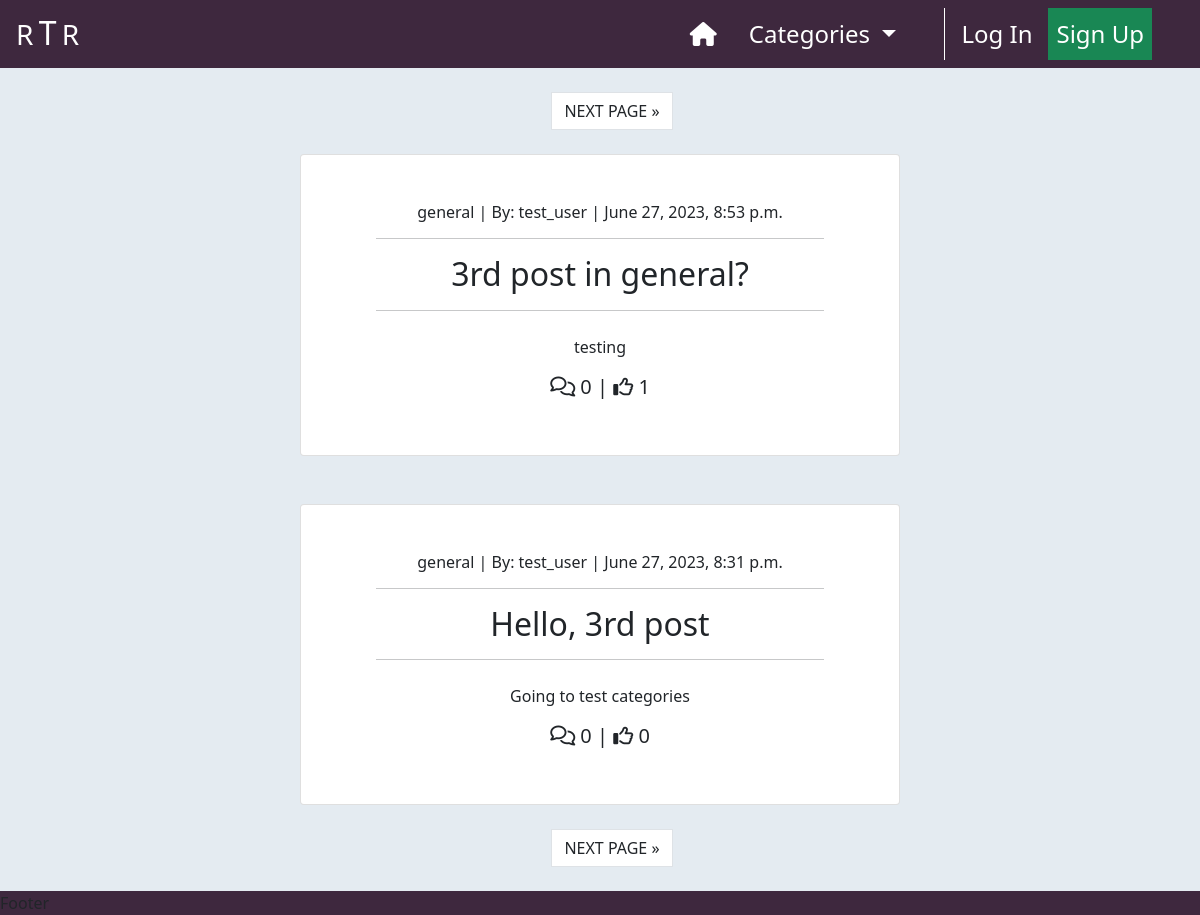
The page / on the database its author committed.
### newssite/models.py (models this page shows, shortened)
class Post(models.Model):
    title = models.CharField(max_length=200, unique=True)
    slug = models.SlugField(max_length=200, unique=True, blank=True)
    author = models.ForeignKey(
        User,
        on_delete=models.CASCADE,
        related_name='posts'
    )
    updated_on_date = models.DateTimeField(auto_now=True)
    excerpt = models.TextField(max_length=300, blank=True)
    content = models.TextField()
    category = models.ForeignKey(
        Category,
        max_length=30,
        null=True,
        blank=True,
        on_delete=models.SET_NULL
    )
    featured_image = CloudinaryField('image', default='placeholder')
    created_on = models.DateTimeField(auto_now_add=True)
    status = models.IntegerField(choices=STATUS, default=1)
    likes = models.ManyToManyField(User, related_name='likes', blank=True)
    class Meta:
        ordering = ['-created_on']

class Category(models.Model):
    class Meta:
        verbose_name_plural = 'Categories'
    friendly_name = models.CharField(max_length=254)
    name = models.CharField(max_length=254, null=True, blank=True)
    def __str__(self):
        return self.name

### newssite/views.py (the view)
# urls.py: path('', views.PostList.as_view(), name="index"),
class PostList(ListView):
    model = Post
    ordering = ['-created_on']
    template_name = "newssite/index.html"
    paginate_by = 2
    def get_queryset(self):
        category = self.request.GET.get('category')
        if category is not None:
            return Post.objects.filter(
                    category=category
                   ).order_by('-created_on')
        else:
            return Post.objects.all().order_by('-created_on')
    def get_context_data(self, **kwargs):
        context = super().get_context_data(**kwargs)
        context["category"] = self.request.GET.get('category', None)
        return context

### newssite/context_processors.py (called while the page is built)
def categories(request):
    return {
        'categories': Category.objects.all()
    }

### newssite/templates/newssite/index.html (shortened to what this page needs)
{% extends "base.html" %}
{% load static %}
{% block content %}
    <div class="container-fluid p-0">
        {% if is_paginated %}
            <nav aria-label="Upper page navigation">
                <ul class="pagination justify-content-center mt-4">
                    {% if page_obj.has_next %}
                        <li>
                            <a href="?page={{ page_obj.next_page_number }}{% if category != None %}&category={{ category }}{% endif %}"
                               class="page-link text-dark ms-4">
                                NEXT PAGE &raquo;
                            </a>
                        </li>
                    {% endif %}
                </ul>
            </nav>
        {% endif %}
        <div class="row g-0">
            <div class="col-md-8 col-lg-6 offset-md-2 offset-lg-3 text-center">
                {% for post in post_list %}
                    <div class="card card-border {% if is_paginated and forloop.first %}
                                                    mt-2
                                                 {% else %}
                                                    mt-5
                                                {% endif %}
                                                ">
                        <a href="{% url 'post_detail' post.slug %}"
                            class="post-detail-link d-block my-5 text-dark text-decoration-none">
                            <h6>{{ post.category.name }} | By: {{ post.author | safe }}
                                <span class="post-date"> | {{ post.created_on }}</span>
                            </h6>
                            <hr class="w-75" style="margin-left: 12.5%;">
                            <h2 class="card-title">
                                {{ post.title }}
                            </h2>
                            <hr class="w-75" style="margin-left: 12.5%;">
                            {% if post.excerpt %}
                                <p class="mt-4 mx-2">{{ post.excerpt }}</p>
                            {% endif %}
                            <h5>
                                <span><i class="fa-regular fa-comments"></i> {{ post.comments.count }}</span> |
                                <span><i class="fa-regular fa-thumbs-up"></i> {{ post.likes.count }}</span>
                            </h5>
                        </a>
                    </div>
                {% endfor %}
                {% if is_paginated %}
                    <nav aria-label="Upper page navigation">
                        <ul class="pagination justify-content-center mt-4 mb-4">
                            {% if page_obj.has_next %}
                                <li>
                                    <a href="?page={{ page_obj.next_page_number }}{% if category != None %}&category={{ category }}{% endif %}"
                                       class="page-link text-dark ms-4">
                                        NEXT PAGE &raquo;
                                    </a>
                                </li>
                            {% endif %}
                        </ul>
                    </nav>
                {% endif %}
            </div>
        </div>
    </div>
{% endblock %}

### static/css/base.css (style rules this page uses)
.bg-alice { background-color: #E4EBF1; }

### rows shown on the page
Post: category.name "general", author "test_user", created_on "June 27, 2023, 8:53 p.m.", title "3rd post in general?", excerpt "testing", comments.count "0", likes.count "1"
Post: category.name "general", author "test_user", created_on "June 27, 2023, 8:31 p.m.", title "Hello, 3rd post", excerpt "Going to test categories", comments.count "0", likes.count "0"
